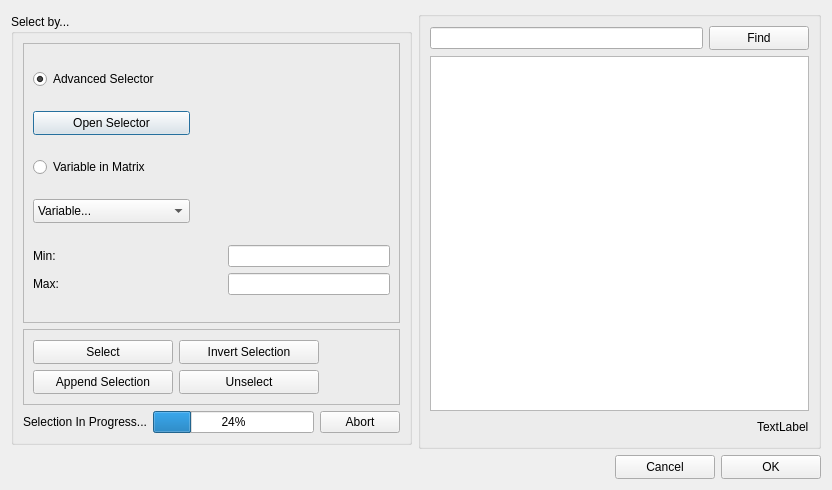
<?xml version="1.0" encoding="UTF-8"?>
<ui version="4.0">
 <class>SelectByDialog</class>
 <widget class="QDialog" name="SelectByDialog">
  <property name="geometry">
   <rect>
    <x>0</x>
    <y>0</y>
    <width>832</width>
    <height>490</height>
   </rect>
  </property>
  <property name="minimumSize">
   <size>
    <width>832</width>
    <height>462</height>
   </size>
  </property>
  <property name="windowTitle">
   <string>Dialog</string>
  </property>
  <layout class="QGridLayout" name="gridLayout_7">
   <item row="0" column="0">
    <widget class="QGroupBox" name="groupBox">
     <property name="minimumSize">
      <size>
       <width>401</width>
       <height>363</height>
      </size>
     </property>
     <property name="maximumSize">
      <size>
       <width>401</width>
       <height>431</height>
      </size>
     </property>
     <property name="title">
      <string>Select by...</string>
     </property>
     <layout class="QGridLayout" name="gridLayout_4">
      <item row="0" column="0">
       <widget class="QFrame" name="frame">
        <property name="maximumSize">
         <size>
          <width>16777215</width>
          <height>16777215</height>
         </size>
        </property>
        <property name="frameShape">
         <enum>QFrame::StyledPanel</enum>
        </property>
        <property name="frameShadow">
         <enum>QFrame::Raised</enum>
        </property>
        <layout class="QGridLayout" name="gridLayout_3">
         <item row="0" column="0" colspan="2">
          <widget class="QRadioButton" name="advancedSelector">
           <property name="text">
            <string>Advanced Selector</string>
           </property>
           <property name="checked">
            <bool>true</bool>
           </property>
          </widget>
         </item>
         <item row="1" column="0">
          <widget class="QPushButton" name="openSelectorButton">
           <property name="minimumSize">
            <size>
             <width>130</width>
             <height>24</height>
            </size>
           </property>
           <property name="text">
            <string>Open Selector</string>
           </property>
          </widget>
         </item>
         <item row="1" column="1" colspan="2">
          <spacer name="horizontalSpacer_7">
           <property name="orientation">
            <enum>Qt::Horizontal</enum>
           </property>
           <property name="sizeHint" stdset="0">
            <size>
             <width>194</width>
             <height>21</height>
            </size>
           </property>
          </spacer>
         </item>
         <item row="2" column="0" colspan="2">
          <widget class="QRadioButton" name="variableSelector">
           <property name="text">
            <string>Variable in Matrix</string>
           </property>
          </widget>
         </item>
         <item row="3" column="0">
          <widget class="QComboBox" name="varlist">
           <property name="sizePolicy">
            <sizepolicy hsizetype="Expanding" vsizetype="Fixed">
             <horstretch>0</horstretch>
             <verstretch>0</verstretch>
            </sizepolicy>
           </property>
           <property name="minimumSize">
            <size>
             <width>140</width>
             <height>24</height>
            </size>
           </property>
           <property name="maximumSize">
            <size>
             <width>16777215</width>
             <height>24</height>
            </size>
           </property>
           <property name="editable">
            <bool>false</bool>
           </property>
           <item>
            <property name="text">
             <string>Variable...</string>
            </property>
           </item>
          </widget>
         </item>
         <item row="3" column="2">
          <spacer name="horizontalSpacer_5">
           <property name="orientation">
            <enum>Qt::Horizontal</enum>
           </property>
           <property name="sizeHint" stdset="0">
            <size>
             <width>184</width>
             <height>17</height>
            </size>
           </property>
          </spacer>
         </item>
         <item row="4" column="0" colspan="3">
          <layout class="QGridLayout" name="gridLayout_2">
           <item row="0" column="0">
            <widget class="QLabel" name="label">
             <property name="text">
              <string>Min:</string>
             </property>
            </widget>
           </item>
           <item row="0" column="1">
            <spacer name="horizontalSpacer_2">
             <property name="orientation">
              <enum>Qt::Horizontal</enum>
             </property>
             <property name="sizeHint" stdset="0">
              <size>
               <width>40</width>
               <height>20</height>
              </size>
             </property>
            </spacer>
           </item>
           <item row="0" column="2">
            <widget class="QLineEdit" name="minvaledit"/>
           </item>
           <item row="1" column="0">
            <widget class="QLabel" name="label_2">
             <property name="text">
              <string>Max:</string>
             </property>
            </widget>
           </item>
           <item row="1" column="1">
            <spacer name="horizontalSpacer_3">
             <property name="orientation">
              <enum>Qt::Horizontal</enum>
             </property>
             <property name="sizeHint" stdset="0">
              <size>
               <width>40</width>
               <height>20</height>
              </size>
             </property>
            </spacer>
           </item>
           <item row="1" column="2">
            <widget class="QLineEdit" name="maxvaledit"/>
           </item>
          </layout>
         </item>
        </layout>
       </widget>
      </item>
      <item row="1" column="0">
       <widget class="QFrame" name="buttonframe">
        <property name="maximumSize">
         <size>
          <width>16777215</width>
          <height>76</height>
         </size>
        </property>
        <property name="frameShape">
         <enum>QFrame::StyledPanel</enum>
        </property>
        <property name="frameShadow">
         <enum>QFrame::Raised</enum>
        </property>
        <layout class="QGridLayout" name="gridLayout_8">
         <item row="0" column="0">
          <layout class="QGridLayout" name="gridLayout_5">
           <item row="0" column="0">
            <widget class="QPushButton" name="selectButton">
             <property name="minimumSize">
              <size>
               <width>140</width>
               <height>24</height>
              </size>
             </property>
             <property name="maximumSize">
              <size>
               <width>140</width>
               <height>24</height>
              </size>
             </property>
             <property name="text">
              <string>Select</string>
             </property>
            </widget>
           </item>
           <item row="0" column="1">
            <widget class="QPushButton" name="invertselectButton">
             <property name="minimumSize">
              <size>
               <width>140</width>
               <height>24</height>
              </size>
             </property>
             <property name="maximumSize">
              <size>
               <width>140</width>
               <height>24</height>
              </size>
             </property>
             <property name="text">
              <string>Invert Selection</string>
             </property>
            </widget>
           </item>
           <item row="1" column="0">
            <widget class="QPushButton" name="appendselecttionButton">
             <property name="minimumSize">
              <size>
               <width>140</width>
               <height>24</height>
              </size>
             </property>
             <property name="maximumSize">
              <size>
               <width>140</width>
               <height>24</height>
              </size>
             </property>
             <property name="text">
              <string>Append Selection</string>
             </property>
            </widget>
           </item>
           <item row="1" column="1">
            <widget class="QPushButton" name="unselectButton">
             <property name="minimumSize">
              <size>
               <width>140</width>
               <height>24</height>
              </size>
             </property>
             <property name="maximumSize">
              <size>
               <width>140</width>
               <height>24</height>
              </size>
             </property>
             <property name="text">
              <string>Unselect</string>
             </property>
            </widget>
           </item>
          </layout>
         </item>
         <item row="0" column="1">
          <spacer name="horizontalSpacer_4">
           <property name="orientation">
            <enum>Qt::Horizontal</enum>
           </property>
           <property name="sizeHint" stdset="0">
            <size>
             <width>50</width>
             <height>20</height>
            </size>
           </property>
          </spacer>
         </item>
        </layout>
       </widget>
      </item>
      <item row="2" column="0">
       <layout class="QHBoxLayout" name="horizontalLayout_2">
        <item>
         <widget class="QLabel" name="label_3">
          <property name="text">
           <string>Selection In Progress...</string>
          </property>
         </widget>
        </item>
        <item>
         <widget class="QProgressBar" name="progressBar">
          <property name="value">
           <number>24</number>
          </property>
         </widget>
        </item>
        <item>
         <widget class="QPushButton" name="abortButton">
          <property name="text">
           <string>Abort</string>
          </property>
         </widget>
        </item>
       </layout>
      </item>
     </layout>
    </widget>
   </item>
   <item row="0" column="1">
    <widget class="QGroupBox" name="groupBox_2">
     <property name="minimumSize">
      <size>
       <width>401</width>
       <height>361</height>
      </size>
     </property>
     <property name="title">
      <string/>
     </property>
     <layout class="QGridLayout" name="gridLayout">
      <item row="2" column="0" colspan="2">
       <spacer name="horizontalSpacer">
        <property name="orientation">
         <enum>Qt::Horizontal</enum>
        </property>
        <property name="sizeHint" stdset="0">
         <size>
          <width>128</width>
          <height>20</height>
         </size>
        </property>
       </spacer>
      </item>
      <item row="0" column="1" colspan="2">
       <widget class="QPushButton" name="findButton">
        <property name="minimumSize">
         <size>
          <width>100</width>
          <height>24</height>
         </size>
        </property>
        <property name="maximumSize">
         <size>
          <width>100</width>
          <height>24</height>
         </size>
        </property>
        <property name="text">
         <string>Find</string>
        </property>
       </widget>
      </item>
      <item row="2" column="2">
       <widget class="QLabel" name="selobjectlabel">
        <property name="text">
         <string>TextLabel</string>
        </property>
       </widget>
      </item>
      <item row="0" column="0">
       <widget class="QLineEdit" name="searchline"/>
      </item>
      <item row="1" column="0" colspan="3">
       <widget class="QListView" name="objnamelistView">
        <property name="editTriggers">
         <set>QAbstractItemView::NoEditTriggers</set>
        </property>
        <property name="selectionMode">
         <enum>QAbstractItemView::MultiSelection</enum>
        </property>
       </widget>
      </item>
     </layout>
    </widget>
   </item>
   <item row="1" column="0" colspan="2">
    <layout class="QGridLayout" name="gridLayout_10">
     <item row="0" column="0">
      <spacer name="horizontalSpacer_12">
       <property name="orientation">
        <enum>Qt::Horizontal</enum>
       </property>
       <property name="sizeHint" stdset="0">
        <size>
         <width>382</width>
         <height>20</height>
        </size>
       </property>
      </spacer>
     </item>
     <item row="0" column="1">
      <widget class="QPushButton" name="cancelButton">
       <property name="minimumSize">
        <size>
         <width>100</width>
         <height>24</height>
        </size>
       </property>
       <property name="maximumSize">
        <size>
         <width>100</width>
         <height>24</height>
        </size>
       </property>
       <property name="text">
        <string>Cancel</string>
       </property>
      </widget>
     </item>
     <item row="0" column="2">
      <widget class="QPushButton" name="okButton">
       <property name="minimumSize">
        <size>
         <width>100</width>
         <height>24</height>
        </size>
       </property>
       <property name="maximumSize">
        <size>
         <width>100</width>
         <height>24</height>
        </size>
       </property>
       <property name="text">
        <string>OK</string>
       </property>
      </widget>
     </item>
    </layout>
   </item>
  </layout>
 </widget>
 <resources/>
 <connections/>
</ui>
